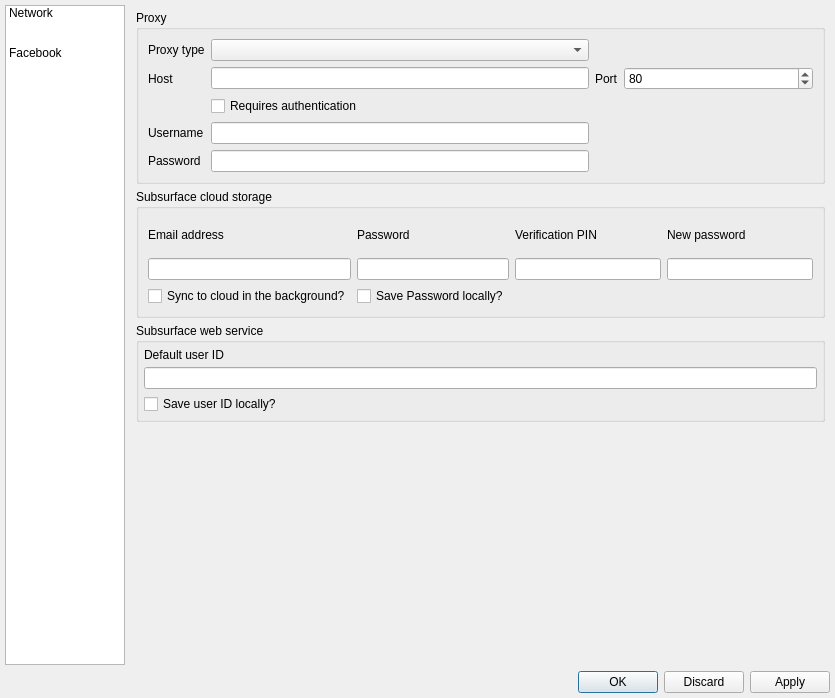
<?xml version="1.0" encoding="UTF-8"?>
<ui version="4.0">
 <class>PreferencesDialog</class>
 <widget class="QDialog" name="PreferencesDialog">
  <property name="geometry">
   <rect>
    <x>0</x>
    <y>0</y>
    <width>835</width>
    <height>698</height>
   </rect>
  </property>
  <property name="windowTitle">
   <string>Preferences</string>
  </property>
  <property name="windowIcon">
   <iconset>
    <normalon>:/subsurface-icon</normalon>
   </iconset>
  </property>
  <layout class="QVBoxLayout" name="verticalLayout_2">
   <property name="leftMargin">
    <number>5</number>
   </property>
   <property name="topMargin">
    <number>5</number>
   </property>
   <property name="rightMargin">
    <number>5</number>
   </property>
   <property name="bottomMargin">
    <number>5</number>
   </property>
   <item>
    <layout class="QHBoxLayout" name="mainHorizontalLayout">
     <item>
      <widget class="QListWidget" name="listWidget">
       <property name="sizePolicy">
        <sizepolicy hsizetype="Minimum" vsizetype="Expanding">
         <horstretch>0</horstretch>
         <verstretch>0</verstretch>
        </sizepolicy>
       </property>
       <property name="minimumSize">
        <size>
         <width>120</width>
         <height>0</height>
        </size>
       </property>
       <property name="maximumSize">
        <size>
         <width>120</width>
         <height>16777215</height>
        </size>
       </property>
       <property name="iconSize">
        <size>
         <width>24</width>
         <height>24</height>
        </size>
       </property>
       <property name="textElideMode">
        <enum>Qt::ElideNone</enum>
       </property>
       <property name="movement">
        <enum>QListView::Static</enum>
       </property>
       <property name="isWrapping" stdset="0">
        <bool>true</bool>
       </property>
       <property name="layoutMode">
        <enum>QListView::Batched</enum>
       </property>
       <property name="spacing">
        <number>0</number>
       </property>
       <property name="gridSize">
        <size>
         <width>110</width>
         <height>40</height>
        </size>
       </property>
       <property name="viewMode">
        <enum>QListView::ListMode</enum>
       </property>
       <property name="uniformItemSizes">
        <bool>true</bool>
       </property>
       <property name="wordWrap">
        <bool>true</bool>
       </property>
       <property name="currentRow">
        <number>-1</number>
       </property>
       <item>
        <property name="text">
         <string>Network</string>
        </property>
        <property name="icon">
         <iconset>
          <normalon>:/network</normalon>
         </iconset>
        </property>
       </item>
       <item>
        <property name="text">
         <string>Facebook</string>
        </property>
        <property name="icon">
         <iconset>
          <normalon>:/facebook</normalon>
         </iconset>
        </property>
       </item>
      </widget>
     </item>
     <item>
      <widget class="QStackedWidget" name="stackedWidget">
       <property name="sizePolicy">
        <sizepolicy hsizetype="MinimumExpanding" vsizetype="MinimumExpanding">
         <horstretch>0</horstretch>
         <verstretch>0</verstretch>
        </sizepolicy>
       </property>
       <property name="currentIndex">
        <number>0</number>
       </property>
       <widget class="QWidget" name="network_page">
        <property name="sizePolicy">
         <sizepolicy hsizetype="Preferred" vsizetype="MinimumExpanding">
          <horstretch>0</horstretch>
          <verstretch>0</verstretch>
         </sizepolicy>
        </property>
        <layout class="QVBoxLayout" name="verticalLayout_15">
         <property name="spacing">
          <number>5</number>
         </property>
         <property name="leftMargin">
          <number>5</number>
         </property>
         <property name="topMargin">
          <number>5</number>
         </property>
         <property name="rightMargin">
          <number>5</number>
         </property>
         <property name="bottomMargin">
          <number>5</number>
         </property>
         <item>
          <widget class="QGroupBox" name="groupBox_10">
           <property name="title">
            <string>Proxy</string>
           </property>
           <layout class="QGridLayout" name="gridLayout_2">
            <item row="1" column="2">
             <widget class="QLabel" name="label_23">
              <property name="sizePolicy">
               <sizepolicy hsizetype="MinimumExpanding" vsizetype="Preferred">
                <horstretch>0</horstretch>
                <verstretch>0</verstretch>
               </sizepolicy>
              </property>
              <property name="text">
               <string>Port</string>
              </property>
             </widget>
            </item>
            <item row="0" column="1">
             <widget class="QComboBox" name="proxyType"/>
            </item>
            <item row="1" column="0">
             <widget class="QLabel" name="label_22">
              <property name="text">
               <string>Host</string>
              </property>
             </widget>
            </item>
            <item row="2" column="1">
             <widget class="QCheckBox" name="proxyAuthRequired">
              <property name="layoutDirection">
               <enum>Qt::LeftToRight</enum>
              </property>
              <property name="text">
               <string>Requires authentication</string>
              </property>
             </widget>
            </item>
            <item row="0" column="0">
             <widget class="QLabel" name="label_21">
              <property name="text">
               <string>Proxy type</string>
              </property>
              <property name="alignment">
               <set>Qt::AlignLeading|Qt::AlignLeft|Qt::AlignVCenter</set>
              </property>
             </widget>
            </item>
            <item row="3" column="0">
             <widget class="QLabel" name="label_24">
              <property name="text">
               <string>Username</string>
              </property>
             </widget>
            </item>
            <item row="1" column="3">
             <widget class="QSpinBox" name="proxyPort">
              <property name="sizePolicy">
               <sizepolicy hsizetype="MinimumExpanding" vsizetype="Fixed">
                <horstretch>1</horstretch>
                <verstretch>0</verstretch>
               </sizepolicy>
              </property>
              <property name="maximum">
               <number>65535</number>
              </property>
              <property name="value">
               <number>80</number>
              </property>
             </widget>
            </item>
            <item row="3" column="1">
             <widget class="QLineEdit" name="proxyUsername">
              <property name="sizePolicy">
               <sizepolicy hsizetype="Preferred" vsizetype="Fixed">
                <horstretch>0</horstretch>
                <verstretch>0</verstretch>
               </sizepolicy>
              </property>
              <property name="maxLength">
               <number>32</number>
              </property>
             </widget>
            </item>
            <item row="1" column="1">
             <widget class="QLineEdit" name="proxyHost">
              <property name="sizePolicy">
               <sizepolicy hsizetype="Preferred" vsizetype="Fixed">
                <horstretch>2</horstretch>
                <verstretch>0</verstretch>
               </sizepolicy>
              </property>
              <property name="maxLength">
               <number>64</number>
              </property>
             </widget>
            </item>
            <item row="4" column="0">
             <widget class="QLabel" name="label_25">
              <property name="text">
               <string>Password</string>
              </property>
             </widget>
            </item>
            <item row="4" column="1">
             <widget class="QLineEdit" name="proxyPassword">
              <property name="sizePolicy">
               <sizepolicy hsizetype="Preferred" vsizetype="Fixed">
                <horstretch>0</horstretch>
                <verstretch>0</verstretch>
               </sizepolicy>
              </property>
              <property name="maxLength">
               <number>32</number>
              </property>
              <property name="echoMode">
               <enum>QLineEdit::Password</enum>
              </property>
             </widget>
            </item>
           </layout>
          </widget>
         </item>
         <item>
          <widget class="QGroupBox" name="cloudStorageGroupBox">
           <property name="sizePolicy">
            <sizepolicy hsizetype="Preferred" vsizetype="Minimum">
             <horstretch>0</horstretch>
             <verstretch>0</verstretch>
            </sizepolicy>
           </property>
           <property name="minimumSize">
            <size>
             <width>0</width>
             <height>129</height>
            </size>
           </property>
           <property name="title">
            <string>Subsurface cloud storage</string>
           </property>
           <layout class="QGridLayout" name="gridLayout_3">
            <item row="0" column="0">
             <widget class="QLabel" name="label_16b">
              <property name="toolTip">
               <string extracomment="Email address used for the Subsurface cloud storage infrastructure"/>
              </property>
              <property name="text">
               <string>Email address</string>
              </property>
             </widget>
            </item>
            <item row="0" column="1">
             <widget class="QLabel" name="label_16c">
              <property name="text">
               <string>Password</string>
              </property>
             </widget>
            </item>
            <item row="0" column="2">
             <widget class="QLabel" name="cloud_storage_pin_label">
              <property name="text">
               <string>Verification PIN</string>
              </property>
             </widget>
            </item>
            <item row="0" column="3">
             <widget class="QLabel" name="cloud_storage_new_passwd_label">
              <property name="text">
               <string>New password</string>
              </property>
             </widget>
            </item>
            <item row="1" column="0">
             <widget class="QLineEdit" name="cloud_storage_email">
              <property name="toolTip">
               <string extracomment="Email address used for the Subsurface cloud storage infrastructure"/>
              </property>
             </widget>
            </item>
            <item row="1" column="1">
             <widget class="QLineEdit" name="cloud_storage_password">
              <property name="echoMode">
               <enum>QLineEdit::Password</enum>
              </property>
             </widget>
            </item>
            <item row="1" column="2">
             <widget class="QLineEdit" name="cloud_storage_pin">
              <property name="toolTip">
               <string extracomment="One time verification PIN for Subsurface cloud storage infrastructure"/>
              </property>
             </widget>
            </item>
            <item row="1" column="3">
             <widget class="QLineEdit" name="cloud_storage_new_passwd">
              <property name="echoMode">
               <enum>QLineEdit::Password</enum>
              </property>
             </widget>
            </item>
            <item row="2" column="0">
             <widget class="QCheckBox" name="cloud_background_sync">
              <property name="text">
               <string>Sync to cloud in the background?</string>
              </property>
             </widget>
            </item>
            <item row="2" column="1">
             <widget class="QCheckBox" name="save_password_local">
              <property name="text">
               <string>Save Password locally?</string>
              </property>
             </widget>
            </item>
           </layout>
          </widget>
         </item>
         <item>
          <widget class="QGroupBox" name="groupBox_8">
           <property name="title">
            <string>Subsurface web service</string>
           </property>
           <layout class="QVBoxLayout" name="verticalLayout_7">
            <property name="spacing">
             <number>5</number>
            </property>
            <property name="leftMargin">
             <number>5</number>
            </property>
            <property name="topMargin">
             <number>5</number>
            </property>
            <property name="rightMargin">
             <number>5</number>
            </property>
            <property name="bottomMargin">
             <number>5</number>
            </property>
            <item>
             <widget class="QLabel" name="label_16">
              <property name="text">
               <string>Default user ID</string>
              </property>
             </widget>
            </item>
            <item>
             <widget class="QLineEdit" name="default_uid"/>
            </item>
            <item>
             <widget class="QCheckBox" name="save_uid_local">
              <property name="text">
               <string>Save user ID locally?</string>
              </property>
             </widget>
            </item>
           </layout>
          </widget>
         </item>
         <item>
          <spacer name="verticalSpacer_3">
           <property name="orientation">
            <enum>Qt::Vertical</enum>
           </property>
           <property name="sizeHint" stdset="0">
            <size>
             <width>0</width>
             <height>0</height>
            </size>
           </property>
          </spacer>
         </item>
        </layout>
       </widget>
       <widget class="QWidget" name="facebook_page">
        <property name="sizePolicy">
         <sizepolicy hsizetype="Preferred" vsizetype="MinimumExpanding">
          <horstretch>0</horstretch>
          <verstretch>0</verstretch>
         </sizepolicy>
        </property>
        <layout class="QVBoxLayout" name="fbLayout" stretch="0">
         <property name="spacing">
          <number>5</number>
         </property>
         <property name="leftMargin">
          <number>5</number>
         </property>
         <property name="topMargin">
          <number>5</number>
         </property>
         <property name="rightMargin">
          <number>5</number>
         </property>
         <property name="bottomMargin">
          <number>5</number>
         </property>
         <item>
          <widget class="QWidget" name="widget" native="true">
           <layout class="QVBoxLayout" name="verticalLayout_9">
            <item>
             <widget class="QLabel" name="FBLabel">
              <property name="sizePolicy">
               <sizepolicy hsizetype="Preferred" vsizetype="Fixed">
                <horstretch>0</horstretch>
                <verstretch>0</verstretch>
               </sizepolicy>
              </property>
              <property name="text">
               <string>Connect to facebook text placeholder</string>
              </property>
             </widget>
            </item>
            <item>
             <widget class="QWidget" name="fbWebviewContainer" native="true">
              <layout class="QVBoxLayout" name="verticalLayout_10"/>
             </widget>
            </item>
            <item>
             <widget class="QPushButton" name="fbDisconnect">
              <property name="text">
               <string>Disconnect</string>
              </property>
             </widget>
            </item>
           </layout>
          </widget>
         </item>
        </layout>
       </widget>
      </widget>
     </item>
    </layout>
   </item>
   <item>
    <widget class="QDialogButtonBox" name="buttonBox">
     <property name="orientation">
      <enum>Qt::Horizontal</enum>
     </property>
     <property name="standardButtons">
      <set>QDialogButtonBox::Apply|QDialogButtonBox::Discard|QDialogButtonBox::Ok</set>
     </property>
    </widget>
   </item>
  </layout>
 </widget>
 <resources/>
 <connections>
  <connection>
   <sender>buttonBox</sender>
   <signal>accepted()</signal>
   <receiver>PreferencesDialog</receiver>
   <slot>accept()</slot>
   <hints>
    <hint type="sourcelabel">
     <x>264</x>
     <y>720</y>
    </hint>
    <hint type="destinationlabel">
     <x>157</x>
     <y>274</y>
    </hint>
   </hints>
  </connection>
  <connection>
   <sender>buttonBox</sender>
   <signal>rejected()</signal>
   <receiver>PreferencesDialog</receiver>
   <slot>reject()</slot>
   <hints>
    <hint type="sourcelabel">
     <x>332</x>
     <y>720</y>
    </hint>
    <hint type="destinationlabel">
     <x>286</x>
     <y>274</y>
    </hint>
   </hints>
  </connection>
  <connection>
   <sender>listWidget</sender>
   <signal>currentRowChanged(int)</signal>
   <receiver>stackedWidget</receiver>
   <slot>setCurrentIndex(int)</slot>
   <hints>
    <hint type="sourcelabel">
     <x>37</x>
     <y>97</y>
    </hint>
    <hint type="destinationlabel">
     <x>282</x>
     <y>18</y>
    </hint>
   </hints>
  </connection>
  <connection>
   <sender>proxyAuthRequired</sender>
   <signal>toggled(bool)</signal>
   <receiver>proxyUsername</receiver>
   <slot>setEnabled(bool)</slot>
   <hints>
    <hint type="sourcelabel">
     <x>409</x>
     <y>123</y>
    </hint>
    <hint type="destinationlabel">
     <x>409</x>
     <y>153</y>
    </hint>
   </hints>
  </connection>
  <connection>
   <sender>proxyAuthRequired</sender>
   <signal>toggled(bool)</signal>
   <receiver>proxyPassword</receiver>
   <slot>setEnabled(bool)</slot>
   <hints>
    <hint type="sourcelabel">
     <x>409</x>
     <y>123</y>
    </hint>
    <hint type="destinationlabel">
     <x>409</x>
     <y>183</y>
    </hint>
   </hints>
  </connection>
 </connections>
</ui>
